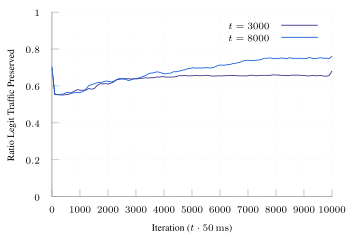

Here is the gnuplot script that generated this plot:
set terminal tikz standalone color size 9cm,6cm font '\scriptsize' preamble '\usepackage{microtype} \usepackage{times} \usepackage[T1]{fontenc} \usepackage{siunitx}\sisetup{detect-all}'
set output "online-2-edecay.tex"

load "parula.pal"

set style line 102 lc rgb '#a0a0a0' lt 1 lw 1
set border ls 102
set colorbox border 102
set key textcolor rgb "black"
set tics textcolor rgb "black"
set label textcolor rgb "black"

set border 3
set grid x y
set xtics nomirror
set ytics nomirror

#set key autotitle columnhead
set datafile separator ","

set xlabel "Iteration ($t \\cdot{} \\SI{50}{\\milli\\second}$)"
set ylabel "Ratio Legit Traffic Preserved"

set yrange [0.0:1.0]

plot '../results/online-2-avg.csv' u 1:3 w lines smooth sbezier title "$t=3000$", \
	'../results/online-2-e-8-avg.csv' u 1:3 w lines smooth sbezier title "$t=8000$"
